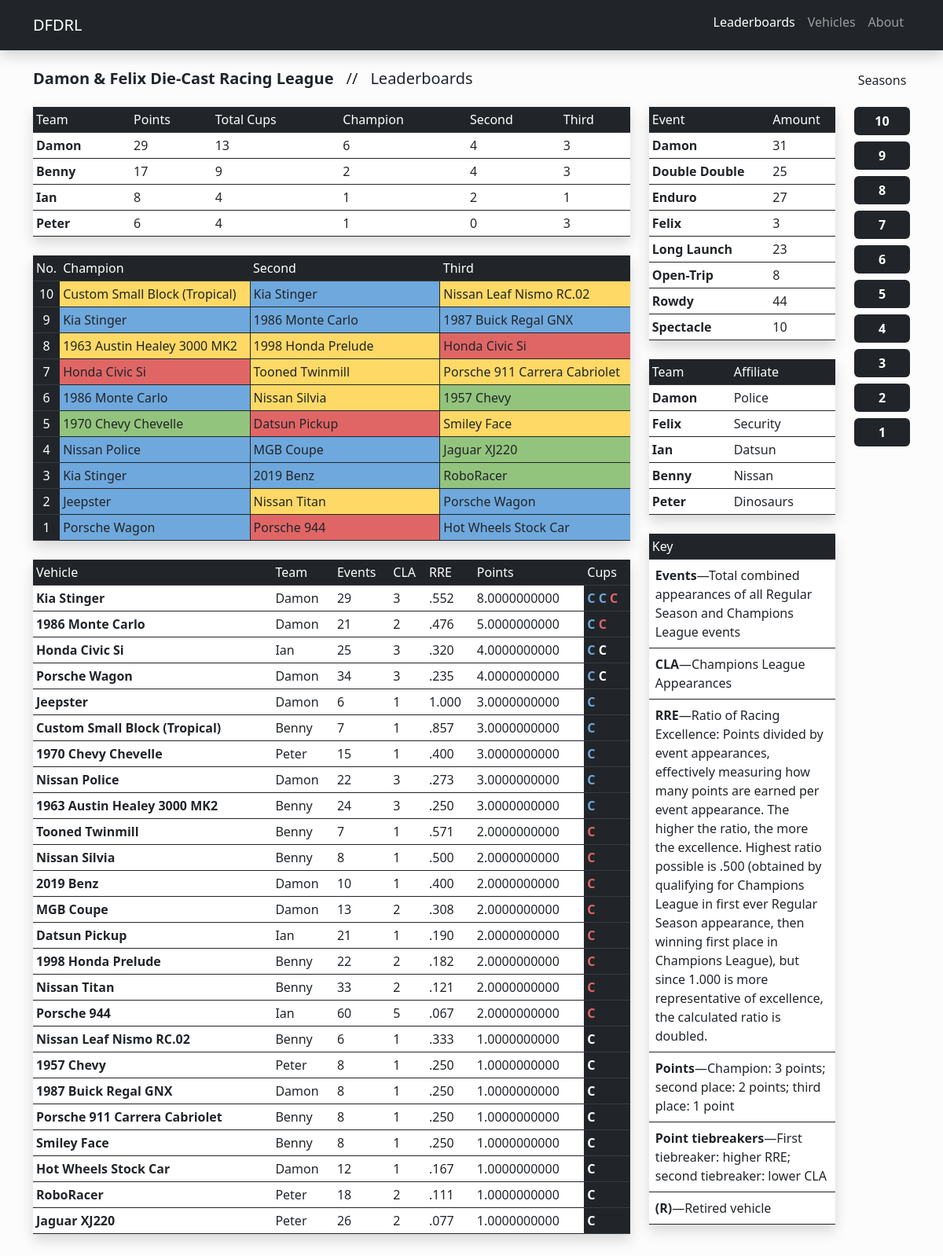
The app's page /leaderboards with its own data.
### dfdrl/models.py (models this page shows, shortened)
class Team(db.Model):
    id = db.Column(db.Integer, primary_key=True)
    name = db.Column(db.String(20))
    affiliate = db.Column(db.String(50))
    vehicles = db.relationship("Vehicle", back_populates="team")

class Vehicle(db.Model):
    id = db.Column(db.Integer, primary_key=True)
    name = db.Column(db.String(50))
    team_id = db.Column(db.Integer, db.ForeignKey("team.id"))
    weight = db.Column(db.Integer)
    first_season = db.Column(db.Integer)
    event_appearances = db.Column(db.Integer)
    champion = db.Column(db.Integer)
    second = db.Column(db.Integer)
    third = db.Column(db.Integer)
    team = db.relationship("Team", back_populates="vehicles")

class EventType(db.Model):
    id = db.Column(db.Integer, primary_key=True)
    name = db.Column(db.String(50))

### dfdrl/main/routes.py (the view)
@main.route("/")
@main.route("/index")
@main.route("/leaderboards")
def index():
    title = "Leaderboards"
    team_leaderboard = get_team_leaderboard()
    podium_results = get_podium_results()
    vehicle_leaderboard = get_vehicle_leaderboard()
    event_tallies = get_event_tallies()
    affiliates = get_affiliates()
    return render_template("index.html",
                           title=title,
                           team_leaderboard=team_leaderboard,
                           podium_results=podium_results,
                           vehicle_leaderboard=vehicle_leaderboard,
                           event_tallies=event_tallies,
                           affiliates=affiliates)

### dfdrl/templates/index.html
{% extends "template.html" %}
{% set active_page = "leaderboards" %}
{% block content %}
    <div class="row">
        <div class="col-lg-9">
            <table class="table table-sm mb-4 border-bottom border-dark shadow">
                <thead class="table-dark">
                    <tr>
                        <th class="fw-normal" scope="col">Team</th>
                        <th class="fw-normal" scope="col">Points</th>
                        <th class="d-none d-md-table-cell fw-normal" scope="col">Total Cups</th>
                        <th class="fw-normal" scope="col">Champion</th>
                        <th class="fw-normal galaxy-hide" scope="col">Second</th>
                        <th class="fw-normal galaxy-hide" scope="col">Third</th>
                    </tr>
                </thead>
                <tbody>
                    {% for row in team_leaderboard %}
                        <tr class="{{ row.Vehicle.team.name|lower }}">
                            <td class="fw-bold">{{ row.Team.name }}</td>
                            <td class="fw-light">{{ row.points }}</td>
                            <td class="d-none d-md-table-cell fw-light">{{ row.total_cups }}</td>
                            <td class="fw-light">{{ row.team_champion }}</td>
                            <td class="fw-light galaxy-hide">{{ row.team_second }}</td>
                            <td class="fw-light galaxy-hide">{{ row.team_third }}</td>
                        </tr>
                    {% endfor %}
                </tbody>
            </table>
            <table class="table table-sm mb-4 border-bottom border-dark shadow">
                <thead class="table-dark">
                <tr>
                    <th class="fw-normal" scope="col">No.</th>
                    <th class="fw-normal col-width" scope="col">Champion</th>
                    <th class="fw-normal col-width galaxy-hide" scope="col">Second</th>
                    <th class="fw-normal col-width galaxy-hide" scope="col">Third</th>
                </tr>
                </thead>
                <tbody>
                    {% for row in podium_results %}
                        <tr>
                            <td class="table-dark fw-light text-center align-middle">{{ row["season"] }}</td>
                            <td class="border-dark border-end fw-light col-width {{ row['champion']['team']|lower }}">{{ row["champion"]["vehicle"] }}</td>
                            <td class="border-dark border-end fw-light col-width galaxy-hide {{ row['second']['team']|lower }}">{{ row["second"]["vehicle"] }}</td>
                            <td class="fw-light col-width galaxy-hide {{ row['third']['team']|lower }}">{{ row["third"]["vehicle"] }}</td>
                        </tr>
                    {% endfor %}
                </tbody>
            </table>
            <table id="vehicle-leaderboard" class="table table-sm mb-4 border-bottom border-dark shadow">
                <thead class="table-dark">
                <tr>
                    <th class="fw-normal" scope="col">Vehicle</th>
                    <th class="d-none d-md-table-cell fw-normal" scope="col">Team</th>
                    <th class="fw-normal" scope="col">Events</th>
                    <th class="fw-normal galaxy-hide" scope="col">CLA</th>
                    <th class="fw-normal galaxy-hide" scope="col">RRE</th>
                    <th class="fw-normal" scope="col">Points</th>
                    <th class="fw-normal" scope="col">Cups</th>
                </tr>
                </thead>
                <tbody>
                    {% for row in vehicle_leaderboard %}
                        {% if row.points != 0 %}
                            <tr class="fw-bold {{ row.Vehicle.team.name|lower }}">
                                <td class="fw-bold">{{ row.Vehicle.name }}</td>
                                <td class="d-none d-md-table-cell fw-light">{{ row.Vehicle.team.name }}</td>
                                <td class="fw-light">{{ row.Vehicle.event_appearances }}</td>
                                <td class="fw-light galaxy-hide">{{ row.cla }}</td>
                                <td class="fw-light galaxy-hide">{{ ("%.3f"|format(row.rre)).lstrip("0") }}</td>
                                <td class="fw-light">{{ row.points }}</td>
                                <td class="table-dark fw-bold">
                                    {% if row.Vehicle.champion or row.Vehicle.second or row.Vehicle.third %}
                                        <span class="c-champion">{{ "C " * (row.Vehicle.champion) }}</span>
                                        <span class="c-second">{{ "C " * (row.Vehicle.second) }}</span>
                                        <span class="c-third">{{ "C " * (row.Vehicle.third) }}</span>
                                    {% endif %}
                                </td>
                            </tr>
                        {% endif %}
                    {% endfor %}
                </tbody>
            </table>
        </div>
        <div class="col-lg-3">
            <div class="row">
                <div class="col-lg-12 col-md-6">
                    <table class="table table-sm bg-dark bg-opacity-25 mb-4 border-bottom border-dark shadow">
                        <thead class="table-dark">
                        <tr>
                            <th class="fw-normal" scope="col">Event</th>
                            <th class="fw-normal" scope="col">Amount</th>
                        </tr>
                        </thead>
                        <tbody>
                            {% for row in event_tallies %}
                                <tr>
                                    <td class="fw-bold">{{ row.EventType.name }}</td>
                                    <td class="fw-light">{{ row.event_sum }}</td>
                                </tr>
                            {% endfor %}
                        </tbody>
                    </table>
                </div>
                <div class="col-lg-12 col-md-6">
                    <table class="table table-sm mb-4 border-bottom border-dark shadow">
                        <thead class="table-dark">
                        <tr>
                            <th class="fw-normal" scope="col">Team</th>
                            <th class="fw-normal" scope="col">Affiliate</th>
                        </tr>
                        </thead>
                        <tbody>
                            {% for row in affiliates %}
                                <tr class="{{ row.Team.name|lower }}">
                                    <td class="fw-bold">{{ row.Team.name }}</td>
                                    <td class="fw-light">{{ row.Team.affiliate }}</td>
                                </tr>
                            {% endfor %}
                        </tbody>
                    </table>
                </div>
            </div>
            <div class="col-lg-12">
                <table class="table table-sm bg-dark bg-opacity-25 mb-4 border-bottom border-dark shadow">
                    <thead class="table-dark">
                        <tr>
                            <th class="fw-normal" scope="col">Key</th>
                        </tr>
                    </thead>
                    <tbody>
                        <tr>
                            <td class="fw-light p-2">
                                <span class="fw-bold">Events</span>—Total combined appearances of all Regular Season and Champions League events
                            </td>
                        </tr>
                        <tr>
                            <td class="fw-light p-2">
                                <span class="fw-bold">CLA</span>—Champions League Appearances
                            </td>
                        </tr>
                        <tr>
                            <td class="fw-light p-2">
                                <span class="fw-bold">RRE</span>—Ratio of Racing Excellence: Points divided by event appearances, effectively measuring how many points are earned per event appearance. The higher the ratio, the
                                more the excellence. Highest ratio possible is .500 (obtained by qualifying for Champions League in first ever Regular Season appearance, then winning first place in
                                Champions League), but since 1.000 is more representative of excellence, the calculated ratio is doubled.
                            </td>
                        </tr>
                        <tr>
                            <td class="fw-light p-2">
                                <span class="fw-bold">Points</span>—Champion: 3 points; second place: 2 points; third place: 1 point
                            </td>
                        </tr>
                        <tr>
                            <td class="fw-light p-2">
                                <span class="fw-bold">Point tiebreakers</span>—First tiebreaker: higher RRE; second tiebreaker: lower CLA
                            </td>
                        </tr>
                        <tr>
                            <td class="fw-light p-2">
                                <span class="fw-bold">(R)</span>—Retired vehicle
                            </td>
                        </tr>
                    </tbody>
                </table>
            </div>
        </div>
    </div>
{% endblock content %}

### dfdrl/templates/template.html (shortened to what this page needs)
{% import "macros.html" as macros %}
<!DOCTYPE html>
<html lang="en">
<head>
    <link href="https://cdn.jsdelivr.net/npm/bootstrap@5.3.0-alpha1/dist/css/bootstrap.min.css" rel="stylesheet">
    <link rel="stylesheet" href="{{ url_for('static', filename='style.css') }}">
</head>
<body class="bg-dark">
    <div id="site-container" class="bg-light-subtle pb-4">
        <header class="sticky-top shadow">
            <nav class="navbar navbar-expand-xl navbar-dark bg-dark">
                <div class="container">
                    <a class="navbar-brand" href="/">DFDRL</a>
                    <div class="collapse navbar-collapse" id="nav-menu">
                        <ul class="navbar-nav ms-auto mb-2">
                            <li class="nav-item">
                                <a class="nav-link {{ macros.set_class_active(active_page, 'leaderboards') }}" href="{{ url_for('main.index') }}">Leaderboards</a>
                            </li>
                            <li class="nav-item">
                                 <a class="nav-link {{ macros.set_class_active(active_page, 'vehicles') }}" href="{{ url_for('main.vehicles') }}">Vehicles</a>
                            </li>
                            <li class="nav-item">
                                <a class="nav-link {{ macros.set_class_active(active_page, 'about') }}" href="{{ url_for('main.about') }}">About</a>
                            </li>
                        </ul>
                    </div>
                </div>
            </nav>
        </header>
        <main class="container mt-4">
            <div class="row">
                <div class="col-xl-11 col-lg-12">
                    <div class="d-md-flex gap-0 column-gap-3 mb-3">
                        <h1 class="d-none d-lg-block fs-5 fw-bold">Damon & Felix Die-Cast Racing League</h1>
                        <div class="d-flex gap-0 column-gap-3">
                            <p class="h2 d-none d-lg-block fs-5 fw-light ">//</p>
                            <h2 class="fs-5 fw-normal">{{ title }}</h2>
                        </div>
                    </div>
                    {% block content %}{% endblock content %}
                </div>
                <div class="col-1 d-none d-xl-block">
                    <div class="d-grid gap-2">
                        <div class="text-center mb-3">
                            <p class="d-inline align-bottom h3 fs-6 fw-normal">Seasons</p>
                        </div>
                        <a class="btn btn-dark border-0 fw-bold btn-benny team-active-10" role="button" href="{{ url_for('main.season', season_num='10') }}">10</a>
                        <a class="btn btn-dark border-0 fw-bold btn-damon team-active-9" role="button" href="{{ url_for('main.season', season_num='9') }}">9</a>
                        <a class="btn btn-dark border-0 fw-bold btn-benny team-active-8" role="button" href="{{ url_for('main.season', season_num='8') }}">8</a>
                        <a class="btn btn-dark border-0 fw-bold btn-ian team-active-7" role="button" href="{{ url_for('main.season', season_num='7') }}">7</a>
                        <a class="btn btn-dark border-0 fw-bold btn-damon team-active-6" role="button" href="{{ url_for('main.season', season_num='6') }}">6</a>
                        <a class="btn btn-dark border-0 fw-bold btn-peter team-active-5" role="button" href="{{ url_for('main.season', season_num='5') }}">5</a>
                        <a class="btn btn-dark border-0 fw-bold btn-damon team-active-4" role="button" href="{{ url_for('main.season', season_num='4') }}">4</a>
                        <a class="btn btn-dark border-0 fw-bold btn-damon team-active-3" role="button" href="{{ url_for('main.season', season_num='3') }}">3</a>
                        <a class="btn btn-dark border-0 fw-bold btn-damon team-active-2" role="button" href="{{ url_for('main.season', season_num='2') }}">2</a>
                        <a class="btn btn-dark border-0 fw-bold btn-damon team-active-1" role="button" href="{{ url_for('main.season', season_num='1') }}">1</a>
                    </div>
                </div>
            </div>
        </main>
    </div>
</body>
</html>

### dfdrl/templates/macros.html
{% macro set_class_active(active_page, page_name) -%}
    {% if active_page == page_name %}active{% endif %}
{%- endmacro %}

### records on screen
Team: Team.name "Damon", points "29", total_cups "13", team_champion "6", team_second "4", team_third "3", Team.affiliate "Police"
Team: Team.name "Benny", points "17", total_cups "9", team_champion "2", team_second "4", team_third "3", Team.affiliate "Nissan"
Team: Team.name "Ian", points "8", total_cups "4", team_champion "1", team_second "2", team_third "1", Team.affiliate "Datsun"
Team: Team.name "Peter", points "6", total_cups "4", team_champion "1", team_second "0", team_third "3", Team.affiliate "Dinosaurs"
Vehicle: champion.vehicle "Custom Small Block (Tropical)", Vehicle.name "Custom Small Block (Tropical)", Vehicle.team.name "Benny", Vehicle.event_appearances "7", cla "1", rre ".857", points "3.0000000000", champion "C"
Vehicle: second.vehicle "Kia Stinger", champion.vehicle "Kia Stinger" "Kia Stinger", Vehicle.name "Kia Stinger", Vehicle.team.name "Damon", Vehicle.event_appearances "29", cla "3", rre ".552", points "8.0000000000", champion "C C", second "C"
Vehicle: third.vehicle "Nissan Leaf Nismo RC.02", Vehicle.name "Nissan Leaf Nismo RC.02", Vehicle.team.name "Benny", Vehicle.event_appearances "6", cla "1", rre ".333", points "1.0000000000", third "C"
Vehicle: second.vehicle "1986 Monte Carlo", champion.vehicle "1986 Monte Carlo", Vehicle.name "1986 Monte Carlo", Vehicle.team.name "Damon", Vehicle.event_appearances "21", cla "2", rre ".476", points "5.0000000000", champion "C", second "C"
Vehicle: third.vehicle "1987 Buick Regal GNX", Vehicle.name "1987 Buick Regal GNX", Vehicle.team.name "Damon", Vehicle.event_appearances "8", cla "1", rre ".250", points "1.0000000000", third "C"
Vehicle: champion.vehicle "1963 Austin Healey 3000 MK2", Vehicle.name "1963 Austin Healey 3000 MK2", Vehicle.team.name "Benny", Vehicle.event_appearances "24", cla "3", rre ".250", points "3.0000000000", champion "C"
Vehicle: second.vehicle "1998 Honda Prelude", Vehicle.name "1998 Honda Prelude", Vehicle.team.name "Benny", Vehicle.event_appearances "22", cla "2", rre ".182", points "2.0000000000", second "C"
Vehicle: third.vehicle "Honda Civic Si", champion.vehicle "Honda Civic Si", Vehicle.name "Honda Civic Si", Vehicle.team.name "Ian", Vehicle.event_appearances "25", cla "3", rre ".320", points "4.0000000000", champion "C", third "C"
Vehicle: second.vehicle "Tooned Twinmill", Vehicle.name "Tooned Twinmill", Vehicle.team.name "Benny", Vehicle.event_appearances "7", cla "1", rre ".571", points "2.0000000000", second "C"
Vehicle: third.vehicle "Porsche 911 Carrera Cabriolet", Vehicle.name "Porsche 911 Carrera Cabriolet", Vehicle.team.name "Benny", Vehicle.event_appearances "8", cla "1", rre ".250", points "1.0000000000", third "C"
Vehicle: second.vehicle "Nissan Silvia", Vehicle.name "Nissan Silvia", Vehicle.team.name "Benny", Vehicle.event_appearances "8", cla "1", rre ".500", points "2.0000000000", second "C"
Vehicle: third.vehicle "1957 Chevy", Vehicle.name "1957 Chevy", Vehicle.team.name "Peter", Vehicle.event_appearances "8", cla "1", rre ".250", points "1.0000000000", third "C"
Vehicle: champion.vehicle "1970 Chevy Chevelle", Vehicle.name "1970 Chevy Chevelle", Vehicle.team.name "Peter", Vehicle.event_appearances "15", cla "1", rre ".400", points "3.0000000000", champion "C"
Vehicle: second.vehicle "Datsun Pickup", Vehicle.name "Datsun Pickup", Vehicle.team.name "Ian", Vehicle.event_appearances "21", cla "1", rre ".190", points "2.0000000000", second "C"
Vehicle: third.vehicle "Smiley Face", Vehicle.name "Smiley Face", Vehicle.team.name "Benny", Vehicle.event_appearances "8", cla "1", rre ".250", points "1.0000000000", third "C"
Vehicle: champion.vehicle "Nissan Police", Vehicle.name "Nissan Police", Vehicle.team.name "Damon", Vehicle.event_appearances "22", cla "3", rre ".273", points "3.0000000000", champion "C"
Vehicle: second.vehicle "MGB Coupe", Vehicle.name "MGB Coupe", Vehicle.team.name "Damon", Vehicle.event_appearances "13", cla "2", rre ".308", points "2.0000000000", second "C"
Vehicle: third.vehicle "Jaguar XJ220", Vehicle.name "Jaguar XJ220", Vehicle.team.name "Peter", Vehicle.event_appearances "26", cla "2", rre ".077", points "1.0000000000", third "C"
Vehicle: second.vehicle "2019 Benz", Vehicle.name "2019 Benz", Vehicle.team.name "Damon", Vehicle.event_appearances "10", cla "1", rre ".400", points "2.0000000000", second "C"
Vehicle: third.vehicle "RoboRacer", Vehicle.name "RoboRacer", Vehicle.team.name "Peter", Vehicle.event_appearances "18", cla "2", rre ".111", points "1.0000000000", third "C"
Vehicle: champion.vehicle "Jeepster", Vehicle.name "Jeepster", Vehicle.team.name "Damon", Vehicle.event_appearances "6", cla "1", rre "1.000", points "3.0000000000", champion "C"
Vehicle: second.vehicle "Nissan Titan", Vehicle.name "Nissan Titan", Vehicle.team.name "Benny", Vehicle.event_appearances "33", cla "2", rre ".121", points "2.0000000000", second "C"
Vehicle: third.vehicle "Porsche Wagon", champion.vehicle "Porsche Wagon", Vehicle.name "Porsche Wagon", Vehicle.team.name "Damon", Vehicle.event_appearances "34", cla "3", rre ".235", points "4.0000000000", champion "C", third "C"
Vehicle: second.vehicle "Porsche 944", Vehicle.name "Porsche 944", Vehicle.team.name "Ian", Vehicle.event_appearances "60", cla "5", rre ".067", points "2.0000000000", second "C"
Vehicle: third.vehicle "Hot Wheels Stock Car", Vehicle.name "Hot Wheels Stock Car", Vehicle.team.name "Damon", Vehicle.event_appearances "12", cla "1", rre ".167", points "1.0000000000", third "C"
EventType: EventType.name "Damon", event_sum "31"
EventType: EventType.name "Double Double", event_sum "25"
EventType: EventType.name "Enduro", event_sum "27"
EventType: EventType.name "Felix", event_sum "3"
EventType: EventType.name "Long Launch", event_sum "23"
EventType: EventType.name "Open-Trip", event_sum "8"
EventType: EventType.name "Rowdy", event_sum "44"
EventType: EventType.name "Spectacle", event_sum "10"
Team: Team.name "Felix", Team.affiliate "Security"

### other values on screen
{{ title }} "Leaderboards"
{{ row["season"] }} "10" "9" "8" "7" "6" "5" "4" "3" "2" "1"
